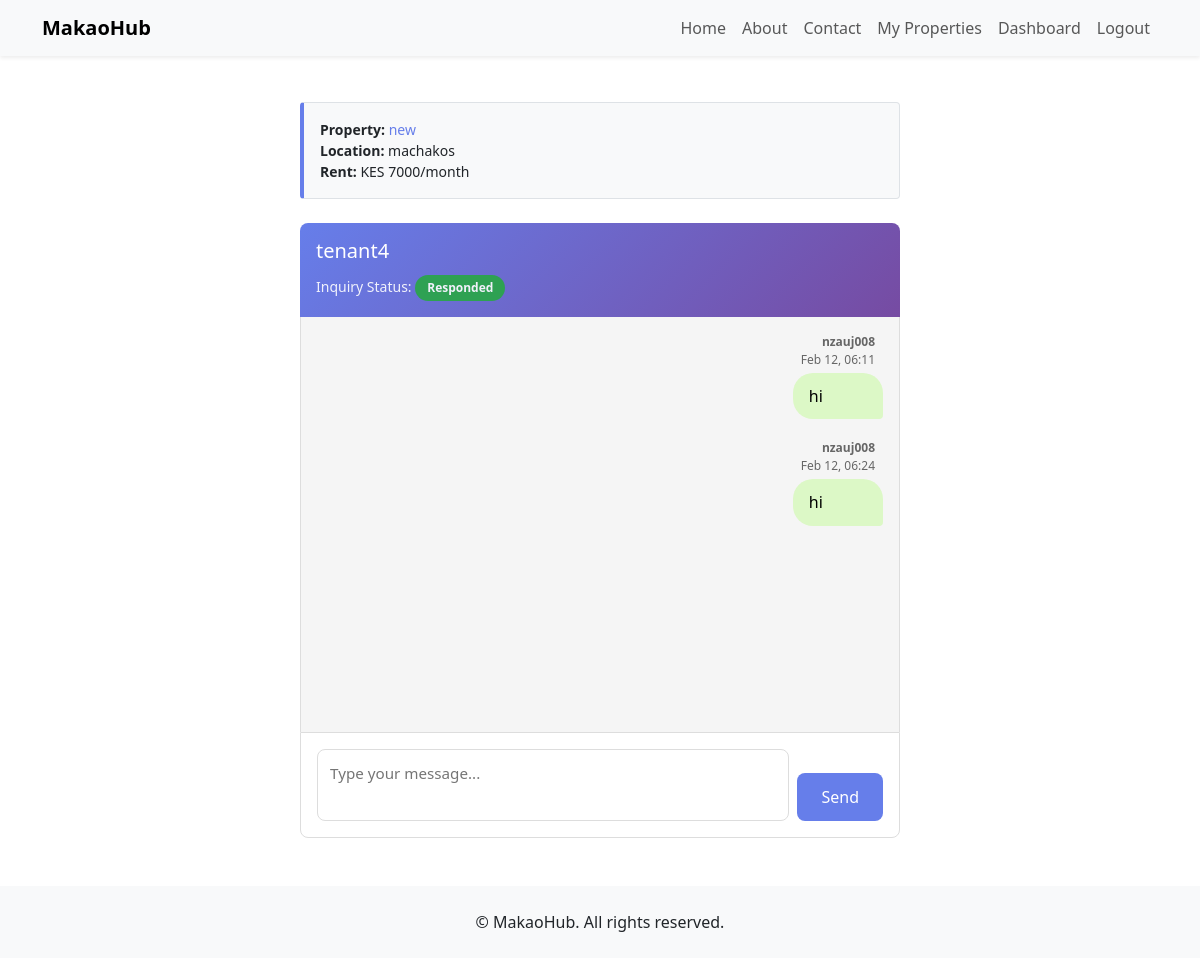
/properties/inquiry/2/conversation/ (signed in), run on the app's committed database.
### properties/models.py (models this page shows, shortened)
class PropertyInquiry(models.Model):
	INQUIRY_STATUS_CHOICES = (
		('pending', 'Pending'),
		('responded', 'Responded'),
		('closed', 'Closed'),
	)
	property = models.ForeignKey(
		Property, on_delete=models.CASCADE, related_name="inquiries"
	)
	tenant = models.ForeignKey(
		settings.AUTH_USER_MODEL,
		on_delete=models.CASCADE,
		related_name="property_inquiries",
		help_text=_("Tenant who submitted the inquiry."),
	)
	inquirer = models.ForeignKey(
		settings.AUTH_USER_MODEL,
		on_delete=models.CASCADE,
		related_name="inquiries",
		help_text=_("User who submitted the inquiry (should be a tenant)."),
		null=True,
		blank=True,
	)
	inquirer_role = models.CharField(
		max_length=20,
		choices=[('tenant', 'Tenant'), ('landlord', 'Landlord')],
		help_text=_("Role of inquirer at time of submission."),
		null=True,
		blank=True,
	)
	name = models.CharField(max_length=200, blank=True, default="")
	email = models.EmailField(blank=True, default="")
	message = models.TextField()
	is_read = models.BooleanField(default=False)
	status = models.CharField(
		max_length=20,
		choices=INQUIRY_STATUS_CHOICES,
		default='pending',
	)
	created_at = models.DateTimeField(auto_now_add=True)
	updated_at = models.DateTimeField(auto_now=True)
	class Meta:
		ordering = ["-created_at"]

class Property(models.Model):
	class PropertyType(models.TextChoices):
		BEDSITTER = "bedsitter", _("Bedsitter")
		SINGLE_ROOM = "single_room", _("Single room")
		ONE_BEDROOM = "one_bedroom", _("1-bedroom")
		HOSTEL = "hostel", _("Hostel")
		SHARED = "shared", _("Shared")
	class Neighborhood(models.TextChoices):
		MACHAKOS_CBD = "machakos_cbd", _("Machakos CBD")
		MIKUYUNI = "mikuyuni", _("Mikuyuni")
		MATUNGULU = "matungulu", _("Matungulu")
		KANGUNDO = "kangundo", _("Kangundo")
		KIAMBU = "kiambu", _("Kiambu")
		OTHER = "other", _("Other")
	landlord = models.ForeignKey(
		settings.AUTH_USER_MODEL,
		on_delete=models.CASCADE,
		related_name="properties",
		help_text=_("The landlord (owner) who listed this property."),
	)
	title = models.CharField(max_length=200)
	property_type = models.CharField(
		max_length=32, choices=PropertyType.choices, default=PropertyType.BEDSITTER
	)
	location = models.CharField(
		max_length=255,
		help_text=_("Address or description of where the property is located (e.g. Machakos Town)."),
	)
	neighborhood = models.CharField(
		max_length=32,
		choices=Neighborhood.choices,
		default=Neighborhood.MACHAKOS_CBD,
		help_text=_("Neighborhood or area in Machakos."),
	)
	nearby_shopping_center = models.CharField(
		max_length=255,
		blank=True,
		help_text=_("Nearest shopping center or landmark."),
	)
	monthly_rent = models.DecimalField(
		max_digits=10, decimal_places=2, help_text=_("Monthly rent in Kenyan Shillings (KES).")
	)
	description = models.TextField(blank=True)
	is_available = models.BooleanField(default=True)
	is_featured = models.BooleanField(default=False)
	featured_until = models.DateTimeField(null=True, blank=True)
	latitude = models.DecimalField(max_digits=9, decimal_places=6, null=True, blank=True)
	longitude = models.DecimalField(max_digits=9, decimal_places=6, null=True, blank=True)
	video = models.FileField(
		upload_to="property_videos/",
		blank=True,
		null=True,
		help_text=_("Upload a short video of the property (optional)."),
	)
	created_at = models.DateTimeField(auto_now_add=True)
	updated_at = models.DateTimeField(auto_now=True)
	objects = PropertyManager()
	class Meta:
		ordering = ["-created_at"]

class Message(models.Model):
	inquiry = models.ForeignKey(
		PropertyInquiry,
		on_delete=models.CASCADE,
		related_name="messages",
		help_text=_("The inquiry this message belongs to."),
	)
	sender = models.ForeignKey(
		settings.AUTH_USER_MODEL,
		on_delete=models.CASCADE,
		related_name="sent_messages",
		help_text=_("User who sent this message (tenant or landlord)."),
	)
	receiver = models.ForeignKey(
		settings.AUTH_USER_MODEL,
		on_delete=models.CASCADE,
		related_name="received_messages",
		help_text=_("User who receives this message (tenant or landlord)."),
    null=True,
    blank=True
)
	body = models.TextField(
		help_text=_("Message content."),
	)
	is_read = models.BooleanField(
		default=False,
		help_text=_("Mark as read for future notification features."),
	)
	created_at = models.DateTimeField(auto_now_add=True)
	class Meta:
		ordering = ["created_at"]

### properties/views.py (the view, shortened to what this page needs)
# urls.py: path("inquiry/<int:inquiry_id>/conversation/", views.inquiry_conversation, name="inquiry_conversation"),
@login_required
def inquiry_conversation(request, inquiry_id):
	from properties.models import Message, PropertyInquiry
	from django.http import HttpResponseForbidden
	inquiry = get_object_or_404(PropertyInquiry, id=inquiry_id)
	is_tenant = request.user == inquiry.tenant
	is_landlord = request.user == inquiry.property.landlord
	if not (is_tenant or is_landlord):
		return HttpResponseForbidden("You do not have permission to view this conversation.")
	messages_list = Message.objects.filter(inquiry=inquiry).select_related("sender", "receiver").order_by("created_at")
	context = {
		"inquiry": inquiry,
		"messages_list": messages_list,
		"is_tenant": is_tenant,
		"is_landlord": is_landlord,
		"masked_email": mask_email(inquiry.email),
	}
	return render(request, "properties/inquiry_conversation.html", context)

### properties/utils.py (called while the page is built)
def mask_email(email):
    if not email or '@' not in email:
        return email
    username, domain = email.split('@', 1)
    if len(username) <= 3:
        masked_username = username
    elif len(username) <= 5:
        masked_username = username[:2] + '*' * (len(username) - 2)
    else:
        masked_username = username[:3] + '***' + username[-2:]
    return f"{masked_username}@{domain}"

### properties/templates/properties/inquiry_conversation.html (shortened to what this page needs)
{% extends "base.html" %}
{% block content %}
<div class="conversation-container">
	<div class="property-info">
		<strong>Property:</strong> <a href="{% url 'properties:detail' inquiry.property.id %}">{{ inquiry.property.title }}</a>
		<br>
		<strong>Location:</strong> {{ inquiry.property.location }}
		<br>
		<strong>Rent:</strong> KES {{ inquiry.property.monthly_rent|floatformat:0 }}/month
	</div>
	<div class="chat-header">
		<h4>
			{% if is_tenant %}
				{{ inquiry.property.landlord.get_full_name|default:inquiry.property.landlord.username }}
			{% else %}
				{{ inquiry.tenant.get_full_name|default:inquiry.tenant.username }}
			{% endif %}
		</h4>
		<p>Inquiry Status:
			<span class="status-badge {% if inquiry.status == 'pending' %}pending{% elif inquiry.status == 'responded' %}responded{% else %}closed{% endif %}">
				{{ inquiry.get_status_display }}
			</span>
		</p>
	</div>
	<div class="chat-messages" id="chatMessages">
		{% if messages_list %}
			{% for msg in messages_list %}
				<div class="message-group {% if msg.sender == request.user %}self{% else %}other{% endif %}">
					<div class="message-bubble {% if msg.sender == request.user %}self{% else %}other{% endif %}">
						<div class="message-meta">
							<strong>{{ msg.sender.get_full_name|default:msg.sender.username }}</strong>
							<br>
							{{ msg.created_at|date:"M j, H:i" }}
						</div>
						<div class="message-text">{{ msg.body }}</div>
					</div>
				</div>
			{% endfor %}
		{% else %}
			<div class="empty-state">
				<p>💬 No messages yet. Start the conversation!</p>
			</div>
		{% endif %}
	</div>
	<form method="post" class="input-form">
		<textarea name="body" placeholder="Type your message..." rows="2" required></textarea>
		<button type="submit">Send</button>
	</form>
</div>
{% endblock %}

### properties/templates/properties/inquiry_conversation.html (style rules this page uses)
.conversation-container { max-width: 600px; margin: 2rem auto; display: flex; flex-direction: column; height: calc(100vh - 4rem); }
.chat-header { background: linear-gradient(135deg, #667eea 0%, #764ba2 100%); color: white; padding: 1rem; border-radius: 0.5rem 0.5rem 0 0; margin-bottom: 0; flex-shrink: 0; }
.chat-header h4 { margin: 0; font-size: 1.25rem; }
.chat-header p { margin: 0.25rem 0 0 0; font-size: 0.875rem; opacity: 0.9; }
.chat-messages { flex: 1; background: #f5f5f5; border: 1px solid #ddd; border-top: none; border-bottom: none; overflow-y: auto; padding: 1rem; display: flex; flex-direction: column; gap: 0.75rem; min-height: 300px; }
.message-group { display: flex; margin-bottom: 0.5rem; }
.message-group.self { justify-content: flex-end; }
.message-bubble { max-width: 70%; display: flex; flex-direction: column; }
.message-meta { font-size: 0.75rem; color: #666; margin-bottom: 0.25rem; padding: 0 0.5rem; }
.message-bubble.self .message-meta { text-align: right; }
.message-text { padding: 0.75rem 1rem; border-radius: 1.25rem; word-wrap: break-word; line-height: 1.4; }
.message-bubble.self .message-text { background: #DCF8C6; color: #000; border-bottom-right-radius: 0.25rem; }
.input-form { background: white; border: 1px solid #ddd; border-radius: 0 0 0.5rem 0.5rem; padding: 1rem; display: flex; gap: 0.5rem; align-items: flex-end; flex-shrink: 0; }
.input-form textarea { flex: 1; border: 1px solid #ddd; border-radius: 0.5rem; padding: 0.75rem; resize: none; font-family: inherit; font-size: 0.95rem; min-height: 40px; max-height: 120px; }
.input-form button { padding: 0.75rem 1.5rem; background: #667eea; color: white; border: none; border-radius: 0.5rem; cursor: pointer; font-weight: 500; transition: background 0.2s; align-self: flex-end; }
.property-info { background: #f8f9fa; border: 1px solid #dee2e6; border-radius: 0.25rem; padding: 0.75rem; margin-bottom: 1rem; font-size: 0.875rem; flex-shrink: 0; }
.property-info a { color: #007bff; text-decoration: none; }
.status-badge { display: inline-block; padding: 0.25rem 0.75rem; border-radius: 1rem; font-size: 0.75rem; font-weight: 600; margin-top: 0.5rem; }
.status-badge.responded { background: #28a745; color: white; }
.property-info { background: #f8f9fa; border-left: 4px solid #667eea; padding: 1rem; margin-bottom: 1.5rem; border-radius: 0.25rem; }
.property-info a { color: #667eea; text-decoration: none; font-weight: 500; }

### templates/base.html (style rules this page uses)
body { padding-top: 70px; }

### data on the page
PropertyInquiry: property "new", property.location "machakos", property.monthly_rent "7000", tenant.get_full_name "tenant4", status "Responded"
Message: sender.get_full_name "nzauj008", created_at "Feb 12, 06:11", body "hi"
Message: sender.get_full_name "nzauj008", created_at "Feb 12, 06:24", body "hi"
